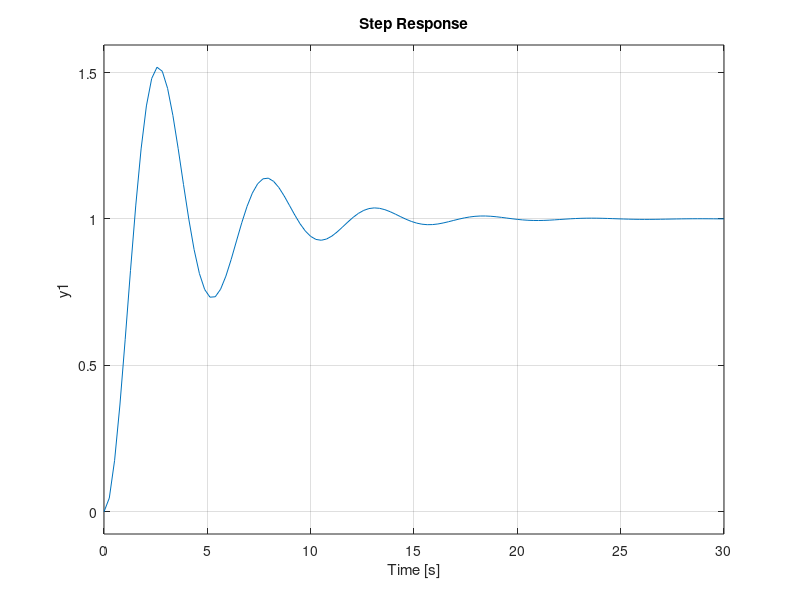

Source code (MATLAB): (Note: this script raises an error after producing the figure.)
clc;
close all;
sys=tf([1.5],[1 0.5 1.5]);
subplot(2,2,1);
step(sys);
S=stepinfo(sys);
disp(S);
sys1=tf([-1 3],[3 1.5 4.5]);
subplot(2,2,2);
step(sys1);
S1=stepinfo(sys1);
disp(S1);
sys2=tf([1 3],[3 1.5 4.5]);
subplot(2,2,3);
step(sys2);
S2=stepinfo(sys2);
disp(S2);